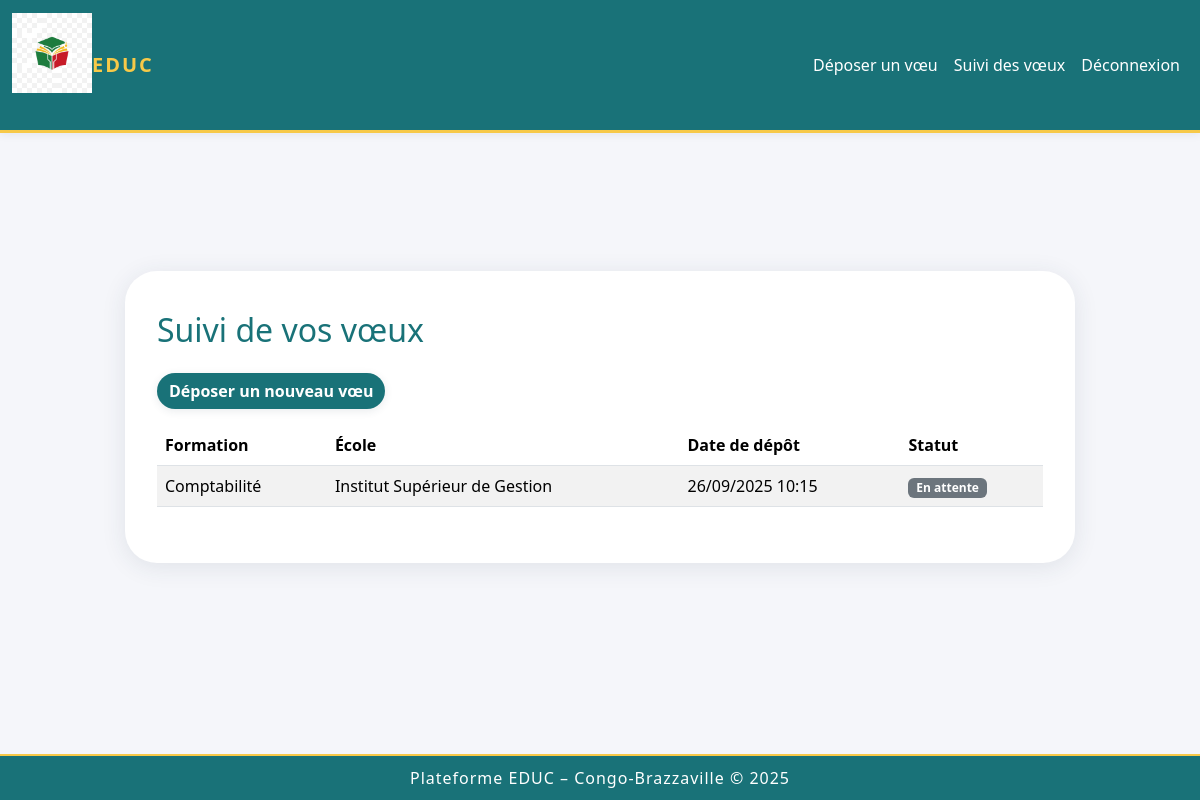
Before: /voeux/suivi/ (signed in) with the older database file.
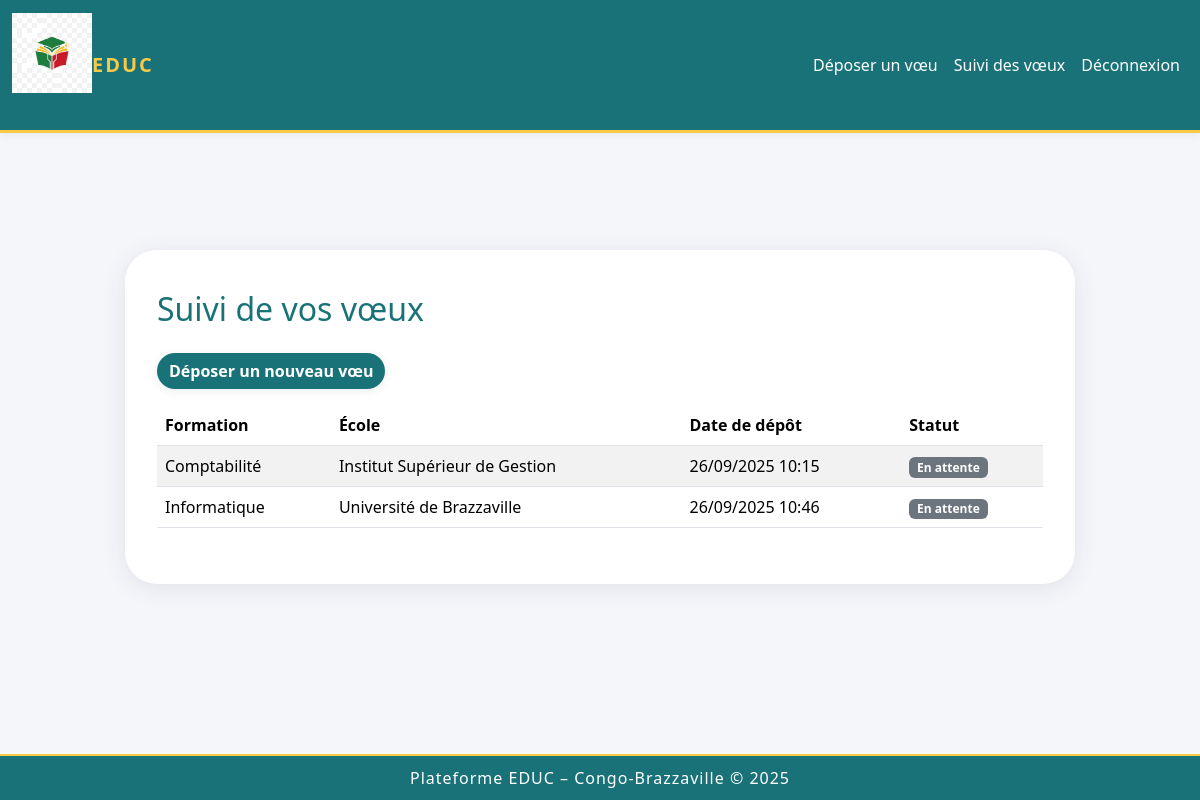
After: the same page with the newer database file.
### voeux/models.py (models this page shows, shortened)
class Voeu(models.Model):
    STATUT_CHOICES = [
        ('En attente', 'En attente'),
        ('Accepté', 'Accepté'),
        ('Refusé', 'Refusé'),
    ]
    user = models.ForeignKey(User, on_delete=models.CASCADE)
    formation = models.ForeignKey(Formation, on_delete=models.CASCADE)
    date_depot = models.DateTimeField(auto_now_add=True)
    statut = models.CharField(max_length=50, choices=STATUT_CHOICES, default='En attente')
    class Meta:
        unique_together = ('user', 'formation')

class Formation(models.Model):
    nom = models.CharField(max_length=100)
    ecole = models.ForeignKey(Ecole, on_delete=models.CASCADE)

class Ecole(models.Model):
    nom = models.CharField(max_length=100)

### voeux/views.py (the view)
# urls.py: path('suivi/', views.suivi_voeux, name='suivi_voeux'),
@login_required
def suivi_voeux(request):
    voeux = Voeu.objects.filter(user=request.user)
    return render(request, 'voeux/suivi_voeux.html', {'voeux': voeux})

### templates/voeux/suivi_voeux.html
{% extends 'base.html' %}
{% block content %}
<div class="row justify-content-center align-items-center" style="min-height: 65vh;">
    <div class="col-md-10 educ-card">
        <h2 class="mb-4" style="color: #197278;">Suivi de vos vœux</h2>
        <a href="{% url 'voeux:depot_voeux' %}" class="btn btn-educ mb-3">Déposer un nouveau vœu</a>
        {% if voeux %}
        <div class="table-responsive">
            <table class="table table-striped align-middle rounded">
                <thead style="background: #f7c948;">
                    <tr>
                        <th>Formation</th>
                        <th>École</th>
                        <th>Date de dépôt</th>
                        <th>Statut</th>
                    </tr>
                </thead>
                <tbody>
                    {% for v in voeux %}
                    <tr>
                        <td>{{ v.formation.nom }}</td>
                        <td>{{ v.formation.ecole.nom }}</td>
                        <td>{{ v.date_depot|date:"d/m/Y H:i" }}</td>
                        <td>
                          {% if v.statut == "Accepté" %}
                            <span class="badge bg-success">{{ v.statut }}</span>
                          {% elif v.statut == "Refusé" %}
                            <span class="badge bg-danger">{{ v.statut }}</span>
                          {% else %}
                            <span class="badge bg-secondary">{{ v.statut }}</span>
                          {% endif %}
                        </td>
                    </tr>
                    {% endfor %}
                </tbody>
            </table>
        </div>
        {% else %}
        <p class="mt-4 text-secondary">Vous n’avez pas encore déposé de vœux.</p>
        {% endif %}
    </div>
</div>
{% endblock %}

### templates/base.html (shortened to what this page needs)
<!DOCTYPE html>
<html lang="fr">
<head>
    <link href="https://cdn.jsdelivr.net/npm/bootstrap@5.3.2/dist/css/bootstrap.min.css" rel="stylesheet">
    {% load static %}
    {% load tz %}
</head>
<body>
<nav class="navbar navbar-expand-lg navbar-educ mb-4">
  <div class="container-fluid">
    <a class="navbar-brand d-flex align-items-center" href="{% url 'home' %}">
    <img src="{% static 'img/logo_educ.png' %}" alt="Logo EDUC" style="height: 80px;" class="mb-4">
    EDUC
</a>
    <div class="collapse navbar-collapse" id="navbarNav">
      <ul class="navbar-nav ms-auto">
        {% if user.is_authenticated %}
          <li class="nav-item"><a class="nav-link" href="{% url 'voeux:depot_voeux' %}">Déposer un vœu</a></li>
          <li class="nav-item"><a class="nav-link" href="{% url 'voeux:suivi_voeux' %}">Suivi des vœux</a></li>
          <li class="nav-item"><a class="nav-link" href="{% url 'users:logout' %}">Déconnexion</a></li>
        {% else %}
          <li class="nav-item"><a class="nav-link" href="{% url 'users:inscription' %}">Inscription</a></li>
          <li class="nav-item"><a class="nav-link" href="{% url 'users:connexion' %}">Connexion</a></li>
        {% endif %}
      </ul>
    </div>
  </div>
</nav>
<div class="container">
    {% block content %}{% endblock %}
</div>
<footer class="footer-educ">
    Plateforme EDUC – Congo-Brazzaville © {% now "Y" %}
</footer>
</body>
</html>

### templates/base.html (style rules this page uses)
html, body { height: 100%; }
body { background: #f5f6fa; min-height: 100vh; display: flex; flex-direction: column; }
.navbar-educ { background: #197278; border-bottom: 3px solid #f7c948; box-shadow: 0 2px 8px rgba(44,62,80,0.08); }
.navbar-brand { font-weight: bold; color: #f7c948 !important; letter-spacing: 2px; }
.nav-link { color: #fff !important; font-weight: 500; }
.btn-educ { background: #197278; color: #fff; border: none; font-weight: bold; border-radius: 2rem; box-shadow: 0 2px 8px rgba(44,62,80,0.10); transition: background 0.2s; }
.footer-educ { background: #197278; color: #fff; padding: 10px 0; text-align: center; margin-top: auto; width: 100%; letter-spacing: 1px; border-top: 2px solid #f7c948; }
.container { flex: 1 0 auto; }
.educ-card { background: #fff; border-radius: 2rem; box-shadow: 0 4px 24px rgba(44,62,80,0.10); padding: 2.5rem 2rem; }

Changed rows visible on the page:
added Voeu: formation.nom "Informatique", formation.ecole.nom "Université de Brazzaville", date_depot "26/09/2025 10:46", statut "En attente"
